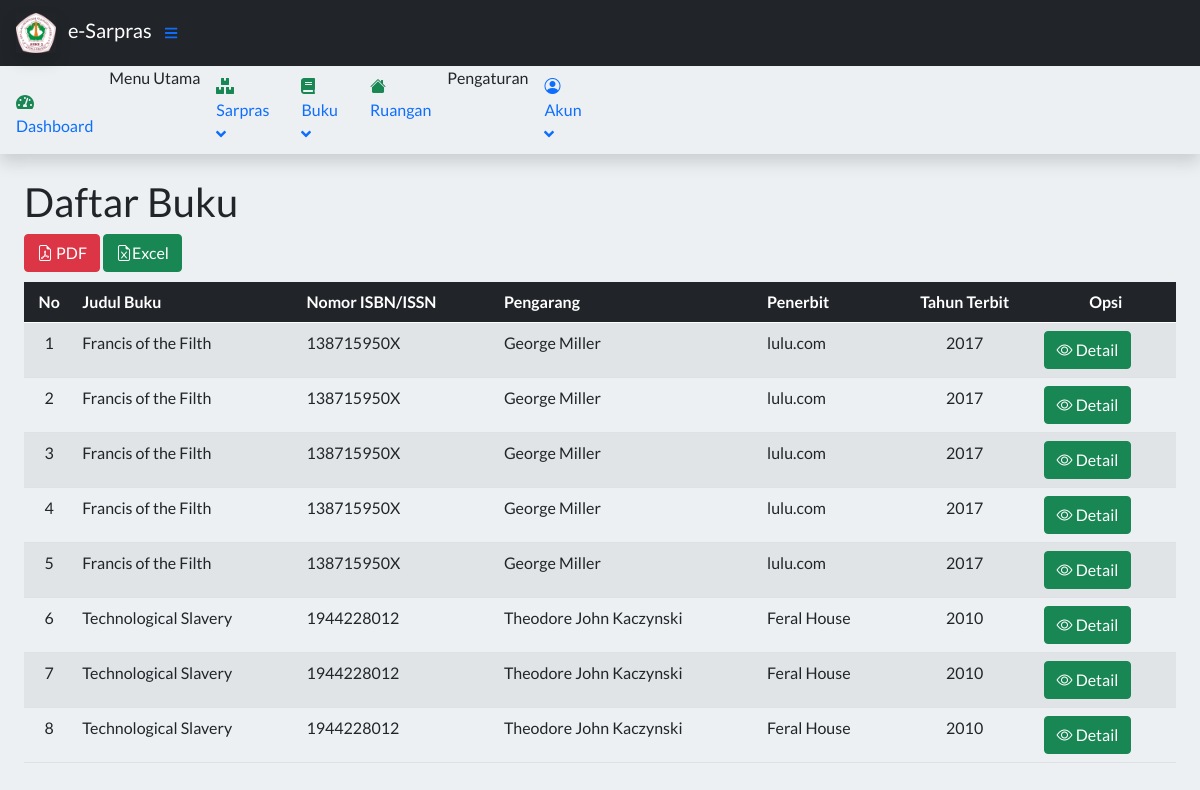
Before: /index.php?page=DaftarBuku (signed in) with the older database file.
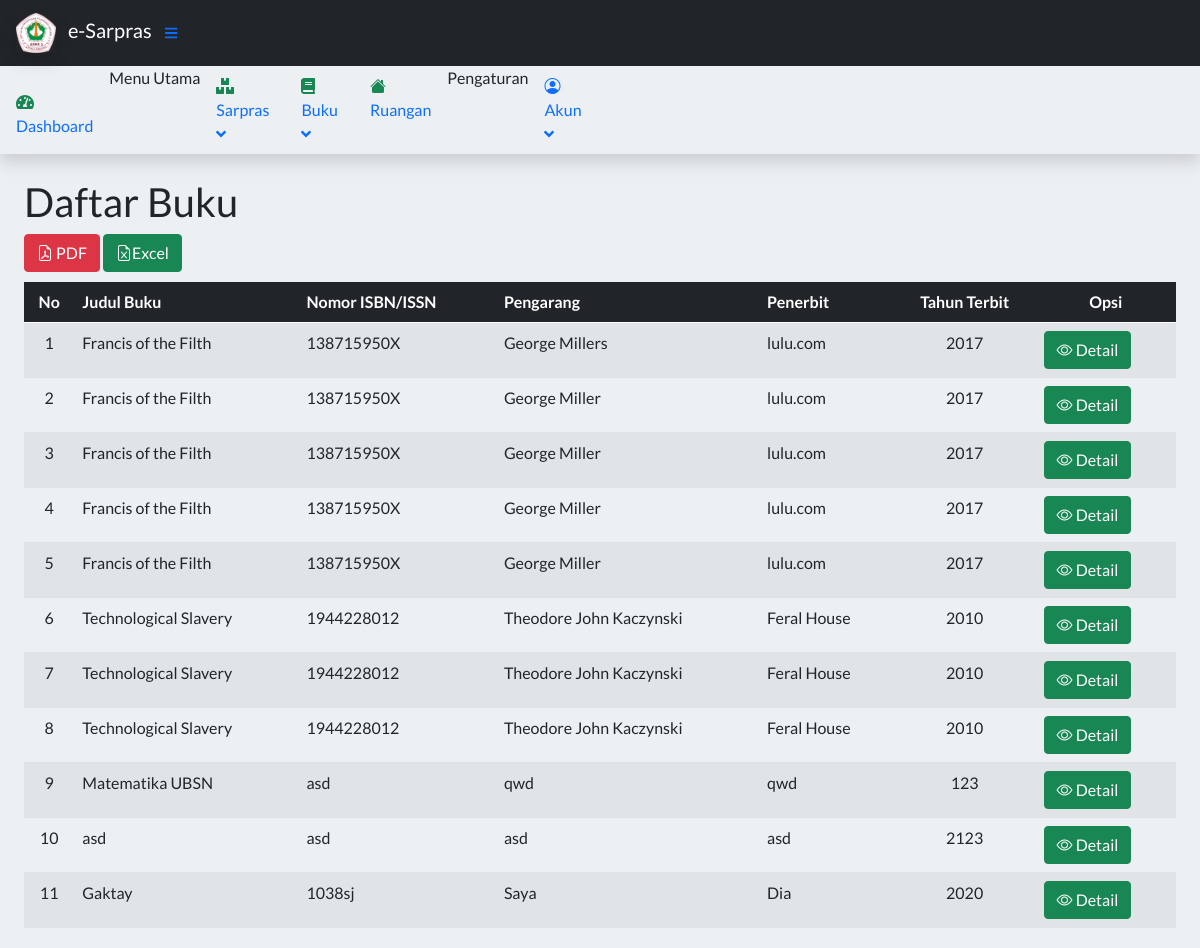
After: the same page with the newer database file.
### tables this page shows
CREATE TABLE `tbuku` (
  `idBuku` int(11) NOT NULL,
  `judulBuku` varchar(50) NOT NULL,
  `fotoBuku` varchar(255) DEFAULT 'book.svg',
  `nomorBuku` varchar(30) DEFAULT NULL,
  `pengarang` varchar(30) NOT NULL,
  `penerbit` varchar(30) NOT NULL,
  `tahunTerbit` int(4) NOT NULL,
  `jumlahHalaman` int(4) DEFAULT NULL,
  `nomorRegister` varchar(30) DEFAULT NULL,
  `tahunPembelian` int(4) DEFAULT NULL,
  `hargaBuku` int(7) DEFAULT 0,
  `sumberDana` enum('BOS','BOSDA') NOT NULL,
  `kondisiBuku` enum('Baik','Rusak') NOT NULL,
  `linkRuangan` int(11) NOT NULL,
  `isDeleted` tinyint(1) NOT NULL DEFAULT 0
);

### config/connect.php (called while the page is built)
<?php
    $db = mysqli_connect('localhost', 'root', '', 'inventorymanagement');
    function querySql($query)
        {
        global $db;
        $item = mysqli_query($db, $query);
        $items = [];
        while ($row = mysqli_fetch_assoc($item)) {
            $items[] = $row;
            }
        return $items;
        }

### contents/Buku/daftarbuku.php (the view, shortened to what this page needs)
<?php
    $buku = querySql ("SELECT * FROM tbuku WHERE isDeleted=0");
 ?>
<main>
    <div class="container-fluid px-4">
        <h1 class="mt-4">Daftar Buku</h1>
          <div style="margin-bottom: 10px">
        <a href="config/bukupdf/pdf.php" class="btn btn-danger bi bi-file-earmark-pdf" target="_blank"> PDF</a>
        <a href="config/excel/reportdataexcel.php" class="btn btn-success bi bi-file-earmark-excel" target="_blank">Excel</a>
    </div>
          <div style="margin-bottom: 20px">
<table id="example" class="table caption-top table-striped" class="display nowrap table-striped table-bordered table" style="width:100%">
            <thead class="table-dark">
                <tr>
                    <th class="text-md-center align-middle">No</th>
                    <th class="align-middle">Judul Buku</th>
                    <th class="align-middle">Nomor ISBN/ISSN</th>
                    <th class="align-middle">Pengarang</th>
                    <th class="align-middle">Penerbit</th>
                    <th class="text-md-center align-middle">Tahun Terbit</th>
                    <th class="text-md-center align-middle">Opsi</th>
                </tr>
            </thead>
            <tbody class="">
                <?php $i = 1;?>
                <?php foreach($buku as $item) : ?>
                    <tr>
                    <td class="text-md-center"><?= $i; ?></td>
                    <td class=""><?= $item["judulBuku"]; ?></td>
                    <td class=""><?= $item["nomorBuku"]; ?></td>
                    <td class=""><?= $item["pengarang"]; ?></td>
                    <td class=""><?= $item["penerbit"]; ?></td>
                    <td class="text-md-center"><?= $item["tahunTerbit"]; ?></td>
                        <td>
                                <a href="index.php?page=DetailBuku&id=<?php echo $item['idBuku']; ?>"class="btn btn-success"><i class="bi bi-eye"></i> Detail</a>
                        </td>
                    </tr>
                    <?php $i++ ?>
                <?php endforeach; ?>
            </tbody>
        </table>
        </div>
    </div>
</main>

### index.php (shortened to what this page needs)
<!DOCTYPE html>
<html lang="en">
<head>
        <link rel="stylesheet" href="https://cdn.jsdelivr.net/npm/bootstrap-icons@1.5.0/font/bootstrap-icons.css">
        <link href="Assets/css/indexstyles.css" rel="stylesheet" />
        <link rel="stylesheet" href="Assets/css/index.css">
        <link rel="stylesheet" type="text/css" href="https://cdnjs.cloudflare.com/ajax/libs/twitter-bootstrap/5.0.1/css/bootstrap.min.css"/>
        <link rel="stylesheet" type="text/css" href="https://cdn.datatables.net/v/bs5/dt-1.11.2/r-2.2.9/datatables.min.css"/>
        <link rel="stylesheet" href="Assets/css/dashboard.css">
</head>
<body class="sb-nav-fixed">
    <?php include 'Assets/templates/navbar.php' ?>
        <div id="layoutSidenav_content">
            <?php
                if( isset($_GET['page']) ) {
                    $page = $_GET['page'];
                    switch ($page) {
                        case 'DaftarBuku':
                            include 'contents/Buku/daftarbuku.php';
                            break;
                    }
                }else {
                    include 'contents/dashboard.php';
                }
             ?>
        </div>
    </div>
    </body>
</html>

### Assets/templates/navbar.php (shortened to what this page needs)
<nav class="sb-topnav navbar navbar-expand navbar-dark bg-dark ps-3">
        <a class="navbar-brand me-1" href="./">
            <img src="Assets/img/logosmkn2.png" alt="" class="img img-responsive shadow me-2" width="40">
            e-Sarpras
        </a>
        <button class="btn btn-link btn-sm order-1 order-lg-0 me-4" id="sidebarToggle" href="#!"><i class="fas fa-bars"></i></button>
    </nav>
    <div id="layoutSidenav">
        <div id="layoutSidenav_nav">
            <nav class="sb-sidenav accordion sb-sidenav-dark shadow sidebar" id="sidenavAccordion">
                <div class="sb-sidenav-menu">
                        <div class="nav">
                            <a class="nav-link mt-3" href="./">
                                <div class="sb-nav-link-icon"><i class="fas fa-tachometer-alt text-success"></i></div>
                                Dashboard
                            </a>
                            <div class="sb-sidenav-menu-heading">Menu Utama</div>
                            <a class="nav-link collapsed <?= eclGuest; ?>" href="#" data-bs-toggle="collapse" data-bs-target="#collapseBarang" aria-expanded="false" aria-controls="collapseBarang">
                                <div class="sb-nav-link-icon"><i class="fas fa-boxes text-success"></i></div>
                                Sarpras
                                <div class="sb-sidenav-collapse-arrow"><i class="fas fa-angle-down"></i></div>
                            </a>
                            <a class="nav-link collapsed <?= eclGuest; ?>" href="#" data-bs-toggle="collapse" data-bs-target="#collapseBuku" aria-expanded="false" aria-controls="collapseBuku">
                                <div class="sb-nav-link-icon"><i class="fas fa-book text-success"></i></div>
                                Buku
                                <div class="sb-sidenav-collapse-arrow"><i class="fas fa-angle-down"></i></div>
                            </a>
                            <a class="nav-link" href="index.php?page=addroom">
                                <div class="sb-nav-link-icon"><i class="bi bi-house-fill text-success"></i></div>
                                Ruangan
                            </a>
                            <div class="sb-sidenav-menu-heading">Pengaturan</div>
                            <a class="nav-link collapsed" href="#" data-bs-toggle="collapse" data-bs-target="#collapseAkun" aria-expanded="false" aria-controls="collapseAkun">
                                <div class="sb-nav-link-icon"><i class="bi bi-person-circle text-primary"></i></div>
                                Akun
                                <div class="sb-sidenav-collapse-arrow"><i class="fas fa-angle-down"></i></div>
                            </a>
                        </div>
                    </div>
            </nav>
        </div>

### index.php (style rules this page uses)
body { background-color: rgb(237, 240, 243); font-family: 'Lato', sans-serif; }

Changed rows visible on the page:
changed tbuku: pengarang "George Miller" → "George Millers"
added tbuku: judulBuku "Matematika UBSN", nomorBuku "asd", pengarang "qwd", penerbit "qwd", tahunTerbit "123"
added tbuku: judulBuku "asd", nomorBuku "asd", pengarang "asd", penerbit "asd", tahunTerbit "2123"
added tbuku: judulBuku "Gaktay", nomorBuku "1038sj", pengarang "Saya", penerbit "Dia", tahunTerbit "2020"
